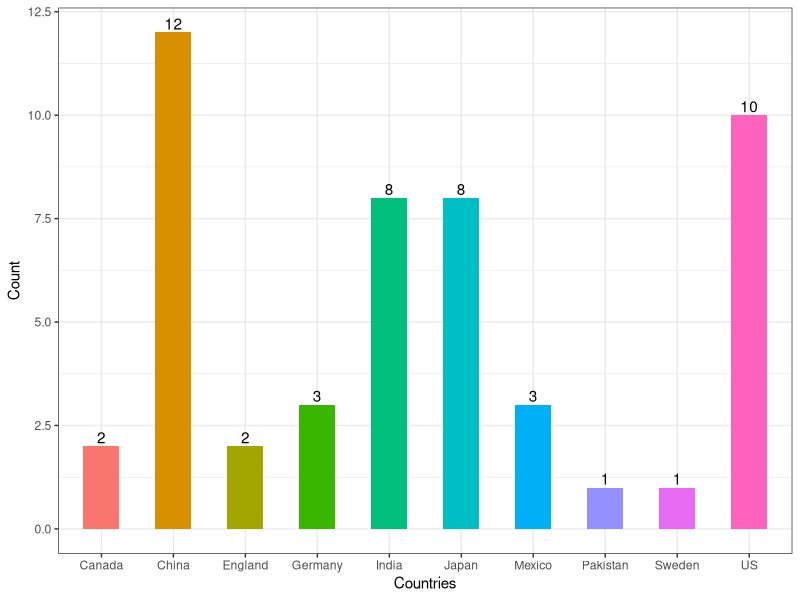

The R source for this figure:
## ---- chunk 1
library(tidyverse)
df <- read_csv("datasets/countries.csv")
## ---- chunk 2
df %>%
  ggplot(aes(Country)) +
  geom_bar(aes(fill = Country), width = 0.5) +
  geom_text(stat = 'count', aes(label = ..count..), vjust = -0.25) +
  labs(x = "Countries", y = "Count") +
  theme_bw() +
  theme(legend.position="none")
